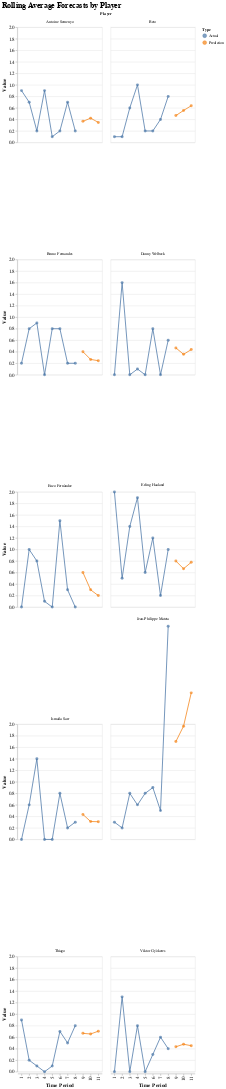

Source (notebook cell):
### Code cell
import pandas as pd
import altair as alt

def create_rolling_predictions(df, window=3):
    """Create rolling average predictions for all players"""
    model_df = df.copy()
    
    # Calculate rolling average for each group
    ts_dict = {}
    for group in model_df['group'].unique():
        group_data = model_df[model_df['group'] == group].copy()
        ts = group_data['variable']
        
        # Calculate rolling average
        rolling_avg = ts.rolling(window=window).mean()
        
        # Get last rolling average as first prediction
        predictions = []
        pred = rolling_avg.iloc[-1]
        predictions.append(pred)
        
        # Predict next 3 periods
        values = ts.tolist()
        for _ in range(2, 4):
            last_two = values[-2:]
            new_pred = (last_two[0] + last_two[1] + predictions[-1]) / 3
            predictions.append(new_pred)
            values.append(new_pred)
            
        ts_dict[group] = {
            'history': ts,
            'predictions': predictions
        }
    
    # Create plotting dataframe
    plot_data = []
    
    for group, data in ts_dict.items():
        # Historical data
        history_df = pd.DataFrame({
            'time': range(1, len(data['history']) + 1),
            'value': data['history'].values,
            'type': 'Actual',
            'group': group
        })
        
        # Future predictions
        future_times = range(len(data['history']) + 1, len(data['history']) + 4)
        future_df = pd.DataFrame({
            'time': future_times,
            'value': data['predictions'],
            'type': 'Prediction',
            'group': group
        })
        
        plot_data.append(history_df)
        plot_data.append(future_df)
    
    return pd.concat(plot_data, ignore_index=True)

# Create predictions for all players
plot_df = create_rolling_predictions(df)

# Create interactive chart
base = alt.Chart(plot_df).encode(
    x=alt.X('time:O', title='Time Period'),
    y=alt.Y('value:Q', title='Value', scale=alt.Scale(domain=[0, 2])),
    color=alt.Color('type:N', title='Type'),
    tooltip=['group', 'time', 'value', 'type']
)

# Lines
lines = base.mark_line()

# Points
points = base.mark_circle(size=60)

# Combine
chart = (lines + points).facet(
    facet=alt.Facet('group:N', title='Player'),
    columns=2
).properties(
    title='Rolling Average Forecasts by Player'
).configure_title(
    fontSize=20
).configure_axis(
    labelFontSize=12,
    titleFontSize=14
)

# Display chart
chart

### Figure 1 — Vega-Lite specification as saved in the notebook (floating-point values rounded to 4 significant figures)
{"config": {"view": {"continuousWidth": 300, "continuousHeight": 300}, "axis": {"labelFontSize": 12, "titleFontSize": 14}, "title": {"fontSize": 20}}, "data": {"name": "data-68d774a5513be0aed95151d2374eb545"}, "facet": {"field": "group", "title": "Player", "type": "nominal"}, "spec": {"layer": [{"mark": {"type": "line"}, "encoding": {"color": {"field": "type", "title": "Type", "type": "nominal"}, "tooltip": [{"field": "group", "type": "nominal"}, {"field": "time", "type": "quantitative"}, {"field": "value", "type": "quantitative"}, {"field": "type", "type": "nominal"}], "x": {"field": "time", "title": "Time Period", "type": "ordinal"}, "y": {"field": "value", "scale": {"domain": [0, 2]}, "title": "Value", "type": "quantitative"}}}, {"mark": {"type": "circle", "size": 60}, "encoding": {"color": {"field": "type", "title": "Type", "type": "nominal"}, "tooltip": [{"field": "group", "type": "nominal"}, {"field": "time", "type": "quantitative"}, {"field": "value", "type": "quantitative"}, {"field": "type", "type": "nominal"}], "x": {"field": "time", "title": "Time Period", "type": "ordinal"}, "y": {"field": "value", "scale": {"domain": [0, 2]}, "title": "Value", "type": "quantitative"}}}]}, "columns": 2, "title": "Rolling Average Forecasts by Player", "$schema": "https://vega.github.io/schema/vega-lite/v5.20.1.json", "datasets": {"data-68d774a5513be0aed95151d2374eb545": [{"time": 1, "value": 0.9, "type": "Actual", "group": "Antoine Semenyo"}, {"time": 2, "value": 0.7, "type": "Actual", "group": "Antoine Semenyo"}, {"time": 3, "value": 0.2, "type": "Actual", "group": "Antoine Semenyo"}, {"time": 4, "value": 0.9, "type": "Actual", "group": "Antoine Semenyo"}, {"time": 5, "value": 0.1, "type": "Actual", "group": "Antoine Semenyo"}, {"time": 6, "value": 0.2, "type": "Actual", "group": "Antoine Semenyo"}, {"time": 7, "value": 0.7, "type": "Actual", "group": "Antoine Semenyo"}, {"time": 8, "value": 0.2, "type": "Actual", "group": "Antoine Semenyo"}, {"time": 9, "value": 0.3667, "type": "Prediction", "group": "Antoine Semenyo"}, {"time": 10, "value": 0.4222, "type": "Prediction", "group": "Antoine Semenyo"}, {"time": 11, "value": 0.3481, "type": "Prediction", "group": "Antoine Semenyo"}, {"time": 1, "value": 0.0, "type": "Actual", "group": "Danny Welbeck"}, {"time": 2, "value": 1.6, "type": "Actual", "group": "Danny Welbeck"}, {"time": 3, "value": 0.0, "type": "Actual", "group": "Danny Welbeck"}, {"time": 4, "value": 0.1, "type": "Actual", "group": "Danny Welbeck"}, {"time": 5, "value": 0.0, "type": "Actual", "group": "Danny Welbeck"}, {"time": 6, "value": 0.8, "type": "Actual", "group": "Danny Welbeck"}, {"time": 7, "value": 0.0, "type": "Actual", "group": "Danny Welbeck"}, {"time": 8, "value": 0.6, "type": "Actual", "group": "Danny Welbeck"}, {"time": 9, "value": 0.4667, "type": "Prediction", "group": "Danny Welbeck"}, {"time": 10, "value": 0.3556, "type": "Prediction", "group": "Danny Welbeck"}, {"time": 11, "value": 0.437, "type": "Prediction", "group": "Danny Welbeck"}, {"time": 1, "value": 2.0, "type": "Actual", "group": "Erling Haaland"}, {"time": 2, "value": 0.5, "type": "Actual", "group": "Erling Haaland"}, {"time": 3, "value": 1.4, "type": "Actual", "group": "Erling Haaland"}, {"time": 4, "value": 1.9, "type": "Actual", "group": "Erling Haaland"}, {"time": 5, "value": 0.6, "type": "Actual", "group": "Erling Haaland"}, {"time": 6, "value": 1.2, "type": "Actual", "group": "Erling Haaland"}, {"time": 7, "value": 0.2, "type": "Actual", "group": "Erling Haaland"}, {"time": 8, "value": 1.0, "type": "Actual", "group": "Erling Haaland"}, {"time": 9, "value": 0.8, "type": "Prediction", "group": "Erling Haaland"}, {"time": 10, "value": 0.6667, "type": "Prediction", "group": "Erling Haaland"}, {"time": 11, "value": 0.7778, "type": "Prediction", "group": "Erling Haaland"}, {"time": 1, "value": 0.9, "type": "Actual", "group": "Thiago"}, {"time": 2, "value": 0.2, "type": "Actual", "group": "Thiago"}, {"time": 3, "value": 0.1, "type": "Actual", "group": "Thiago"}, {"time": 4, "value": 0.0, "type": "Actual", "group": "Thiago"}, {"time": 5, "value": 0.1, "type": "Actual", "group": "Thiago"}, {"time": 6, "value": 0.7, "type": "Actual", "group": "Thiago"}, {"time": 7, "value": 0.5, "type": "Actual", "group": "Thiago"}, {"time": 8, "value": 0.8, "type": "Actual", "group": "Thiago"}, {"time": 9, "value": 0.6667, "type": "Prediction", "group": "Thiago"}, {"time": 10, "value": 0.6556, "type": "Prediction", "group": "Thiago"}, {"time": 11, "value": 0.7037, "type": "Prediction", "group": "Thiago"}, {"time": 1, "value": 0.0, "type": "Actual", "group": "Enzo Fernández"}, {"time": 2, "value": 1.0, "type": "Actual", "group": "Enzo Fernández"}, {"time": 3, "value": 0.8, "type": "Actual", "group": "Enzo Fernández"}, {"time": 4, "value": 0.1, "type": "Actual", "group": "Enzo Fernández"}, {"time": 5, "value": 0.0, "type": "Actual", "group": "Enzo Fernández"}, {"time": 6, "value": 1.5, "type": "Actual", "group": "Enzo Fernández"}, {"time": 7, "value": 0.3, "type": "Actual", "group": "Enzo Fernández"}, {"time": 8, "value": 0.0, "type": "Actual", "group": "Enzo Fernández"}, {"time": 9, "value": 0.6, "type": "Prediction", "group": "Enzo Fernández"}, {"time": 10, "value": 0.3, "type": "Prediction", "group": "Enzo Fernández"}, {"time": 11, "value": 0.2, "type": "Prediction", "group": "Enzo Fernández"}, {"time": 1, "value": 0.3, "type": "Actual", "group": "Jean-Philippe Mateta"}, {"time": 2, "value": 0.2, "type": "Actual", "group": "Jean-Philippe Mateta"}, {"time": 3, "value": 0.8, "type": "Actual", "group": "Jean-Philippe Mateta"}, {"time": 4, "value": 0.6, "type": "Actual", "group": "Jean-Philippe Mateta"}, {"time": 5, "value": 0.8, "type": "Actual", "group": "Jean-Philippe Mateta"}, {"time": 6, "value": 0.9, "type": "Actual", "group": "Jean-Philippe Mateta"}, {"time": 7, "value": 0.5, "type": "Actual", "group": "Jean-Philippe Mateta"}, {"time": 8, "value": 3.7, "type": "Actual", "group": "Jean-Philippe Mateta"}, {"time": 9, "value": 1.7, "type": "Prediction", "group": "Jean-Philippe Mateta"}, {"time": 10, "value": 1.967, "type": "Prediction", "group": "Jean-Philippe Mateta"}, {"time": 11, "value": 2.544, "type": "Prediction", "group": "Jean-Philippe Mateta"}, {"time": 1, "value": 0.0, "type": "Actual", "group": "Ismaila Sarr"}, {"time": 2, "value": 0.6, "type": "Actual", "group": "Ismaila Sarr"}, {"time": 3, "value": 1.4, "type": "Actual", "group": "Ismaila Sarr"}, {"time": 4, "value": 0.0, "type": "Actual", "group": "Ismaila Sarr"}, {"time": 5, "value": 0.0, "type": "Actual", "group": "Ismaila Sarr"}, {"time": 6, "value": 0.8, "type": "Actual", "group": "Ismaila Sarr"}, {"time": 7, "value": 0.2, "type": "Actual", "group": "Ismaila Sarr"}, {"time": 8, "value": 0.3, "type": "Actual", "group": "Ismaila Sarr"}, {"time": 9, "value": 0.4333, "type": "Prediction", "group": "Ismaila Sarr"}, {"time": 10, "value": 0.3111, "type": "Prediction", "group": "Ismaila Sarr"}, {"time": 11, "value": 0.3074, "type": "Prediction", "group": "Ismaila Sarr"}, {"time": 1, "value": 0.2, "type": "Actual", "group": "Bruno Fernandes"}, {"time": 2, "value": 0.8, "type": "Actual", "group": "Bruno Fernandes"}, {"time": 3, "value": 0.9, "type": "Actual", "group": "Bruno Fernandes"}, {"time": 4, "value": 0.0, "type": "Actual", "group": "Bruno Fernandes"}, {"time": 5, "value": 0.8, "type": "Actual", "group": "Bruno Fernandes"}, {"time": 6, "value": 0.8, "type": "Actual", "group": "Bruno Fernandes"}, {"time": 7, "value": 0.2, "type": "Actual", "group": "Bruno Fernandes"}, {"time": 8, "value": 0.2, "type": "Actual", "group": "Bruno Fernandes"}, {"time": 9, "value": 0.4, "type": "Prediction", "group": "Bruno Fernandes"}, {"time": 10, "value": 0.2667, "type": "Prediction", "group": "Bruno Fernandes"}, {"time": 11, "value": 0.2444, "type": "Prediction", "group": "Bruno Fernandes"}, {"time": 1, "value": 0.0, "type": "Actual", "group": "Viktor Gyökeres"}, {"time": 2, "value": 1.3, "type": "Actual", "group": "Viktor Gyökeres"}, {"time": 3, "value": 0.0, "type": "Actual", "group": "Viktor Gyökeres"}, {"time": 4, "value": 0.8, "type": "Actual", "group": "Viktor Gyökeres"}, {"time": 5, "value": 0.0, "type": "Actual", "group": "Viktor Gyökeres"}, {"time": 6, "value": 0.3, "type": "Actual", "group": "Viktor Gyökeres"}, {"time": 7, "value": 0.6, "type": "Actual", "group": "Viktor Gyökeres"}, {"time": 8, "value": 0.4, "type": "Actual", "group": "Viktor Gyökeres"}, {"time": 9, "value": 0.4333, "type": "Prediction", "group": "Viktor Gyökeres"}, {"time": 10, "value": 0.4778, "type": "Prediction", "group": "Viktor Gyökeres"}, {"time": 11, "value": 0.4519, "type": "Prediction", "group": "Viktor Gyökeres"}, {"time": 1, "value": 0.1, "type": "Actual", "group": "Beto"}, {"time": 2, "value": 0.1, "type": "Actual", "group": "Beto"}, {"time": 3, "value": 0.6, "type": "Actual", "group": "Beto"}, {"time": 4, "value": 1.0, "type": "Actual", "group": "Beto"}, {"time": 5, "value": 0.2, "type": "Actual", "group": "Beto"}, {"time": 6, "value": 0.2, "type": "Actual", "group": "Beto"}, {"time": 7, "value": 0.4, "type": "Actual", "group": "Beto"}, {"time": 8, "value": 0.8, "type": "Actual", "group": "Beto"}, {"time": 9, "value": 0.4667, "type": "Prediction", "group": "Beto"}, {"time": 10, "value": 0.5556, "type": "Prediction", "group": "Beto"}, {"time": 11, "value": 0.637, "type": "Prediction", "group": "Beto"}]}}
